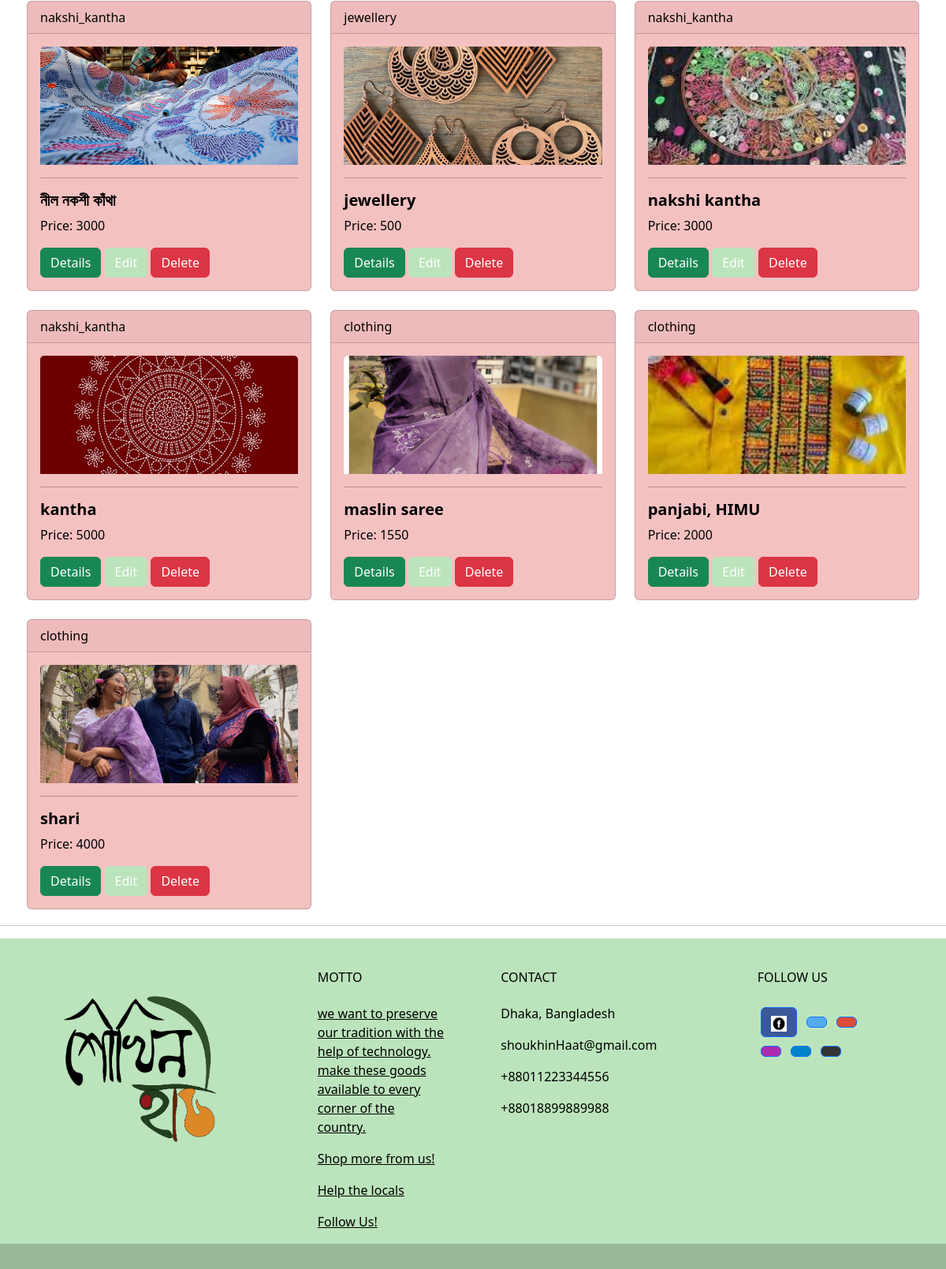
Page /product_details/ (lower part) on the earlier database version.
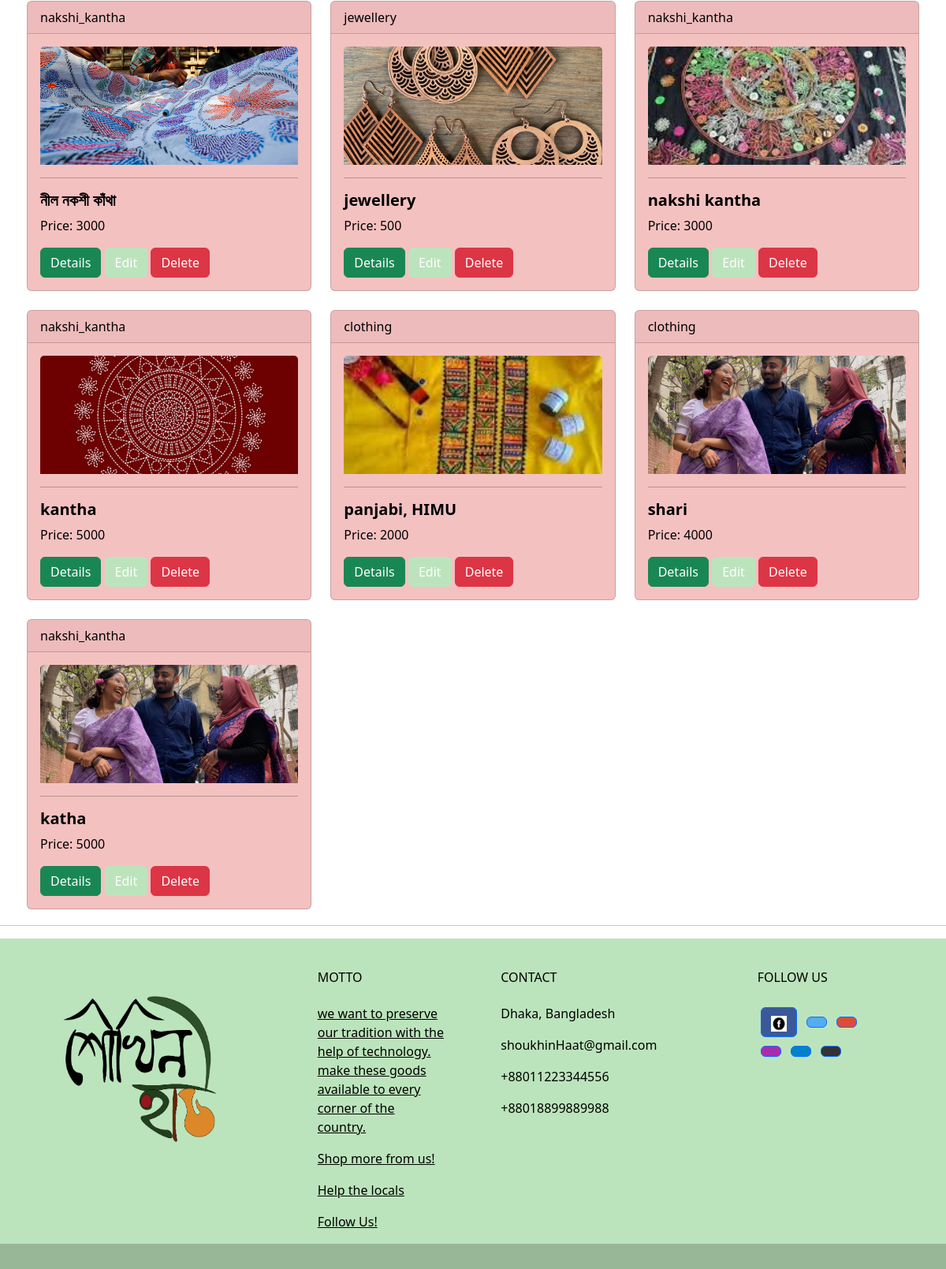
Same page on the later database version.
### shoukhin/models.py (models this page shows, shortened)
class product(models.Model):
    CATEGORY_CHOICES = CATEGORY_CHOICES = [
        ('jute', 'Jute'),
        ('clothing', 'Clothing'),
        ('jewellery', 'Jewellery'),
        ('food', 'Food'),
        ('home_decor', 'Home Decor'),
        ('pottery', 'Pottery'),
        ('nakshi_kantha', 'Nakshi Kantha'),
        ('others', 'Others'),
    ]
    name = models.CharField(max_length=200)
    price = models.IntegerField()
    description = models.TextField(blank=True,null=True)
    measurements = models.CharField(max_length=300)
    category = models.CharField(max_length=100, choices=CATEGORY_CHOICES, default='others')
    image = models.ImageField(upload_to='static/images', blank=True, null=True, default='static/images/default_no_img.jfif')
    stock = models.IntegerField(default=0)

### shoukhin/views.py (the view)
# urls.py: path('product_details/', s_view.product_details, name='product_details'),
def product_details(request):
    pro = product.objects.all()
    context={
        'product':pro,
    }
    return  render(request,template_name='body/product_details.html',context=context)

### shoukhin/template/body/product_details.html (shortened to what this page needs)
{% extends 'body/main.html' %}
{% load static %}
{% block content %}
<div class="row row-cols-1 row-cols-md-2 row-cols-lg-3 g-4">
  {% for p in product %}
  <div class="col">
    <div class="card custom-card">
      <div class="card-header">{{ p.category }}</div>
      <div class="card-body">
        <img src="{{ p.image.url }}" class="card-img-top" alt="Product Image">
        <hr>
        <h5 class="card-title"><b>{{ p.name }}</b></h5>
        <p class="card-text">Price: {{ p.price }}</p>
        <a href="{% url 'view_product' p.id %}" class="btn btn-success">Details</a>
        <a href="{% url 'edit_product' p.id %}" class="btn custom-btn">Edit</a>
        <button type="button" class="btn btn-danger" onclick="confirmDelete({{ p.id }})">Delete</button>
      </div>
    </div>
  </div>
  {% endfor %}
</div>
{% endblock %}

### shoukhin/template/body/main.html (shortened to what this page needs)
<!DOCTYPE html>
<html lang="en">
<head>
    <link href="https://cdn.jsdelivr.net/npm/bootstrap@5.3.3/dist/css/bootstrap.min.css" rel="stylesheet">
</head>
<body>
<div class="container p-1">
{% block content %}
{% endblock %}
 </div>
<hr>
{% include 'body/footer.html' %}
</body>
</html>

### shoukhin/template/body/navbar.html (shortened to what this page needs)
{% load static %}

### shoukhin/template/body/footer.html (shortened to what this page needs)
{% load static %}
  <footer
          class="text-center text-lg-start text-black"
          style="background-color: #BCE4BC"
          >
    <div class="container p-4 pb-0">
      <section class="">
        <div class="row">
          <div class="col-md-3 col-lg-3 col-xl-3 mx-auto mt-3">
            <p>
             <img src="static/images/logo.png"  alt="Image" width="200" height="200">
            </p>
          </div>
          <div class="col-md-2 col-lg-2 col-xl-2 mx-auto mt-3">
            <h6 class="text-uppercase mb-4 font-weight-bold">MOTTO</h6>
            <p>
              <a class="text-black">we want to preserve our tradition with the help of technology.
              make these goods available to every corner of the country. </a>
            </p>
            <p>
              <a class="text-black">Shop more from us!</a>
            </p>
            <p>
              <a class="text-black">Help the locals</a>
            </p>
            <p>
              <a class="text-black">Follow Us!</a>
            </p>
          </div>
          <div class="col-md-4 col-lg-3 col-xl-3 mx-auto mt-3">
            <h6 class="text-uppercase mb-4 font-weight-bold">Contact</h6>
            <p>Dhaka, Bangladesh</p>
            <p> shoukhinHaat@gmail.com</p>
            <p> +88011223344556</p>
            <p> +88018899889988</p>
          </div>
          <div class="col-md-3 col-lg-2 col-xl-2 mx-auto mt-3">
            <h6 class="text-uppercase mb-4 font-weight-bold">Follow us</h6>
            <a
               class="btn btn-primary btn-floating m-1"
               style="background-color: #3b5998"
               href="#!"
               role="button"
               ><img  alt="Image" width="20" height="20"></i></a>
            <a
               class="btn btn-primary btn-floating m-1"
               style="background-color: #55acee"
               href="#!"
               role="button"
               ></a>
            <a
               class="btn btn-primary btn-floating m-1"
               style="background-color: #dd4b39"
               href="#!"
               role="button"
               ></a>
            <a
               class="btn btn-primary btn-floating m-1"
               style="background-color: #ac2bac"
               href="#!"
               role="button"
               ></a>
            <a
               class="btn btn-primary btn-floating m-1"
               style="background-color: #0082ca"
               href="#!"
               role="button"
               ></a>
            <a
               class="btn btn-primary btn-floating m-1"
               style="background-color: #333333"
               href="#!"
               role="button"
               ></a>
          </div>
        </div>
      </section>
    </div>
    <div
         class="text-center p-3"
         style="background-color: rgba(0, 0, 0, 0.2)"
         >
    </div>
  </footer>

### shoukhin/template/body/navbar.html (style rules this page uses)
.custom-btn { background-color: #BCE4BC; color: #fff; }

### shoukhin/template/body/product_details.html (style rules this page uses)
.card-img-top { height: 150px; object-fit: cover; }
.custom-card { background-color: #f4c1c1; color: #000000; height: 100%; }

Differences in the rows shown:
removed product: category "clothing", image (picture), name "maslin saree", price "1550"
added product: category "nakshi_kantha", image (picture), name "katha", price "5000"
